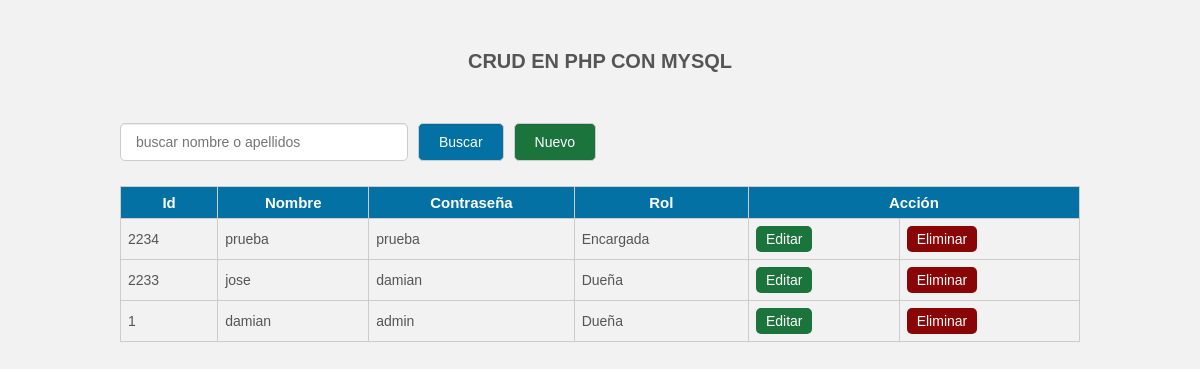
/tablas/index.php, run on the app's committed database.
### tables this page shows
CREATE TABLE `usuarios` (
  `id_usuario` int(11) NOT NULL,
  `nombre_usuario` varchar(200) NOT NULL,
  `contraseña_usuario` varchar(200) NOT NULL,
  `id_rol` int(11) NOT NULL
);

CREATE TABLE `roles` (
  `id_rol` int(11) NOT NULL,
  `nombre_rol` varchar(100) NOT NULL
);

### tablas/index.php (the view, shortened to what this page needs)
<?php
	include_once 'conexion.php';
	$sentencia_select=$con->prepare('SELECT *FROM usuarios INNER JOIN roles ON usuarios.id_rol=roles.id_rol ORDER BY id_usuario DESC');
	$sentencia_select->execute();
	$resultado=$sentencia_select->fetchAll();
?>
<!DOCTYPE html>
<html lang="es">
<head>
	<link rel="stylesheet" href="css/estilo.css">
</head>
<body>
	<div class="contenedor">
		<h2>CRUD EN PHP CON MYSQL</h2>
		<div class="barra__buscador">
			<form action="" class="formulario" method="post">
				<input type="text" name="buscar" placeholder="buscar nombre o apellidos"
				value="<?php if(isset($buscar_text)) echo $buscar_text; ?>" class="input__text">
				<input type="submit" class="btn" name="btn_buscar" value="Buscar">
				<a href="insert.php" class="btn btn__nuevo">Nuevo</a>
			</form>
		</div>
		<table>
			<tr class="head">
				<td>Id</td>
				<td>Nombre</td>
				<td>Contraseña</td>
				<td>Rol</td>
				<td colspan="2">Acción</td>
			</tr>
			<?php foreach($resultado as $fila):?>
				<tr >
					<td><?php echo $fila['id_usuario']; ?></td>
					<td><?php echo $fila['nombre_usuario']; ?></td>
					<td><?php echo $fila['contraseña_usuario']; ?></td>
					<td><?php echo $fila['nombre_rol']; ?></td>
					<td><a href="update.php?id=<?php echo $fila['id_usuario']; ?>"  class="btn__update" >Editar</a></td>
					<td><a href="delete.php?id=<?php echo $fila['id_usuario']; ?>" class="btn__delete">Eliminar</a></td>
				</tr>
			<?php endforeach ?>
		</table>
	</div>
</body>
</html>

### tablas/css/estilo.css (style rules this page uses)
* { padding: 0; margin: 0px; box-sizing: border-box; }
body { font-family: 'Arial',sans-serif; font-size: 16px; background: #f2f2f2; }
a { text-decoration: none; }
.contenedor { width: 80%; max-width: 1000px; margin: 30px auto; overflow: hidden; }
h2 { display: block; margin-top: 20px; margin-bottom: 20px; text-align: center; font-size: 20px; font-family: 'Arial', sans-serif; font-weight: bold; color: #555; }
.barra__buscador { width: 100%; margin-top: 50px; margin-bottom: 10px; }
.formulario { display: flex; width: 100%; overflow: hidden; }
form .input__text { width: 100%; border: 1px solid #ccc; border-radius: 5px; box-shadow: 0 1px 1px rgba(0, 0, 0, 0.075) inset; color: #848688; display: block; font-size: 14px; margin-bottom: 15px; padding: 10px 15px; max-width: 30%; margin-right: 10px; outline: medium none; }
form .btn { border: 1px solid #ccc; border-radius: 5px; box-shadow: 0 1px 1px rgba(0, 0, 0, 0.075) inset; color: #fff; display: block; font-size: 14px; background: rgb(3, 113, 163); margin-bottom: 15px; padding: 10px 20px; margin-right: 10px; outline: medium none; cursor: pointer; }
.btn__nuevo { float: right; background: #1b743c !important; }
table { width: 100%; border-collapse: collapse; }
table .head { background: rgb(3, 113, 163); }
table .head td { color: #fff; font-family: 'Arial',sans-serif; font-weight: bold; font-size: 15px; text-align: center; }
table tr td { border:1px solid #ccc; padding: 7px; font-size: 14px; color: #555; }
.btn__update { display: inline-block; font-size: 14px; background: #1b743c; color: #fff; border-radius: 5px; padding: 5px 10px; }
.btn__delete { display: inline-block; font-size: 14px; background: #8a0505; color: #fff; border-radius: 5px; padding: 5px 10px; }

### data on the page
usuarios: id_usuario "2234", nombre_usuario "prueba", contraseña_usuario "prueba", id_rol.nombre_rol "Encargada"
usuarios: id_usuario "2233", nombre_usuario "jose", contraseña_usuario "damian", id_rol.nombre_rol "Dueña"
usuarios: id_usuario "1", nombre_usuario "damian", contraseña_usuario "admin", id_rol.nombre_rol "Dueña"
